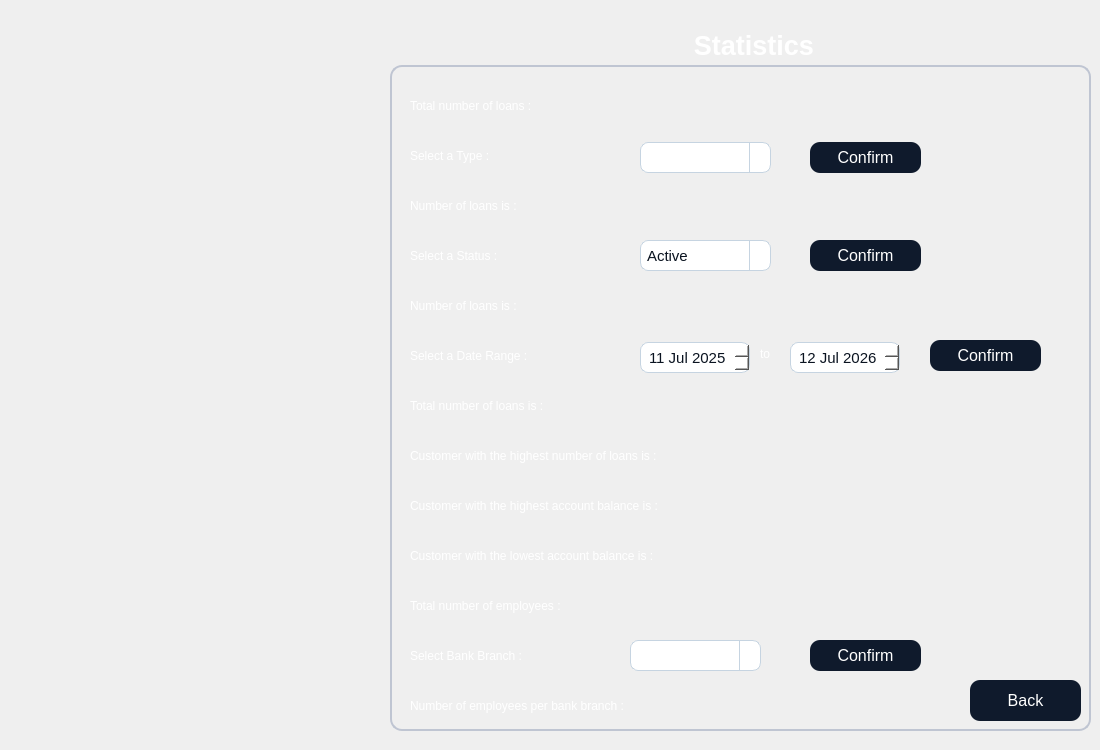
<?xml version="1.0" encoding="UTF-8"?>
<ui version="4.0">
 <class>stats</class>
 <widget class="QDialog" name="stats">
  <property name="geometry">
   <rect>
    <x>0</x>
    <y>0</y>
    <width>1100</width>
    <height>750</height>
   </rect>
  </property>
  <property name="windowTitle">
   <string>Dialog</string>
  </property>
  <property name="styleSheet">
   <string notr="true">QTableWidget {
    background-color: #1A2236;
    color: #FFFFFF;
    border: 1px solid #3A3F58;
    gridline-color: #3A3F58;
    font-family: &quot;Inter&quot;;
    font-size: 10pt;
    border-radius: 8px;
    selection-background-color: #0F5FFF;
    selection-color: #FFFFFF;
}

QHeaderView::section {
    background-color: #0F1A2C;
    color: #FFFFFF;
    border: 1px solid #3A3F58;
    padding: 4px;
    font-family: &quot;Montserrat SemiBold&quot;;
    font-size: 10pt;
}

QTableWidget::item:selected {
    background-color: #0F5FFF;
    color: #FFFFFF;
}
QGroupBox {
    border: 1.5px solid #BFC5D2;
    border-radius: 12px;
    margin-top: 25px;
    color: white;
    font-family: &quot;Segoe UI Semibold&quot;;
    font-size: 14pt;
}

QGroupBox::title {
    subcontrol-origin: margin;
    padding: 4px 10px;
}
QPushButton {
    background-color: #0F1A2C;
    color: #FFFFFF;
	border-color: rgb(0, 0, 0);
    border-radius: 10px;
    font-family: &quot;Montserrat SemiBold&quot;;
    font-size: 12pt;
    padding: 6px 12px;
}

QPushButton:hover {
    background-color: #1A2942;
}

QPushButton:pressed {
    background-color: #09111A;
}
QLineEdit {
    background-color: #FFFFFF;
    border: 1px solid #C6D4E1;
    border-radius: 8px;
    padding: 6px;
    color: #0A1320;
    font-family: &quot;Inter&quot;;
    font-size: 11pt;
}

QLineEdit:focus {
    border: 1px solid #00B4FF;
    background-color: #F8FBFF;
}
QComboBox {
    background-color: #FFFFFF;
    border: 1px solid #C6D4E1;
    border-radius: 8px;
    padding: 6px;
    color: #0A1320;
    font-family: &quot;Inter&quot;;
    font-size: 11pt;
}

QComboBox:focus {
    border: 1px solid #00B4FF;
    background-color: #F8FBFF;
}

QComboBox::drop-down {
    subcontrol-origin: padding;
    subcontrol-position: top right;
    width: 20px;
    border-left: 1px solid #C6D4E1;
}

QComboBox::down-arrow {
    
	image: url(:/new/prefix1/icon.png);
    width: 12px;
    height: 12px;
}
QDateEdit {
    background-color: #FFFFFF;
    border: 1px solid #C6D4E1;
    border-radius: 8px;
    padding: 6px;
    color: #0A1320;
    font-family: &quot;Inter&quot;;
    font-size: 11pt;
}

QDateEdit:focus {
    border: 1px solid #00B4FF;
    background-color: #F8FBFF;
}

QDateEdit::drop-down {
    subcontrol-origin: padding;
    subcontrol-position: top right;
    width: 20px;
    border-left: 1px solid #C6D4E1;
}

QDateEdit::down-arrow {
    image: url(:/new/prefix1/icon.png);
    width: 12px;
    height: 12px;
}
QDateEdit::up-arrow {
    
	image: url(:/new/prefix1/icon3.webp);
    width: 12px;
    height: 12px;
}

QTabWidget::pane {
    border: 1px solid #3A3F58;
    border-radius: 8px;
    background-color: #1A2236;
}

QTabBar::tab {
    background: #0F1A2C;
    color: #FFFFFF;
    border: 1px solid #3A3F58;
    border-bottom: none;
    border-top-left-radius: 8px;
    border-top-right-radius: 8px;
    padding: 8px 16px;
    font-family: &quot;Montserrat SemiBold&quot;;
    font-size: 10pt;
}

QTabBar::tab:selected {
    background: #0F5FFF;
    color: #FFFFFF;
}

QTabBar::tab:hover {
    background: #1A2942;
}</string>
  </property>
  <widget class="QLabel" name="label">
   <property name="geometry">
    <rect>
     <x>0</x>
     <y>0</y>
     <width>1100</width>
     <height>750</height>
    </rect>
   </property>
   <property name="styleSheet">
    <string notr="true">image: url(:/new/prefix1/bg.jpg);</string>
   </property>
   <property name="text">
    <string/>
   </property>
  </widget>
  <widget class="QGroupBox" name="groupBox">
   <property name="geometry">
    <rect>
     <x>390</x>
     <y>40</y>
     <width>701</width>
     <height>691</height>
    </rect>
   </property>
   <property name="title">
    <string/>
   </property>
   <widget class="QLabel" name="label_2">
    <property name="geometry">
     <rect>
      <x>20</x>
      <y>50</y>
      <width>221</width>
      <height>31</height>
     </rect>
    </property>
    <property name="styleSheet">
     <string notr="true">color: rgb(255, 255, 255);
font: 700 14pt &quot;Segoe UI&quot;;</string>
    </property>
    <property name="text">
     <string>Total number of loans :</string>
    </property>
   </widget>
   <widget class="QLabel" name="label_3">
    <property name="geometry">
     <rect>
      <x>20</x>
      <y>150</y>
      <width>191</width>
      <height>31</height>
     </rect>
    </property>
    <property name="styleSheet">
     <string notr="true">color: rgb(255, 255, 255);
font: 700 14pt &quot;Segoe UI&quot;;</string>
    </property>
    <property name="text">
     <string>Number of loans is :</string>
    </property>
   </widget>
   <widget class="QLabel" name="label_4">
    <property name="geometry">
     <rect>
      <x>20</x>
      <y>250</y>
      <width>251</width>
      <height>31</height>
     </rect>
    </property>
    <property name="styleSheet">
     <string notr="true">color: rgb(255, 255, 255);
font: 700 14pt &quot;Segoe UI&quot;;</string>
    </property>
    <property name="text">
     <string>Number of loans is :</string>
    </property>
   </widget>
   <widget class="QLabel" name="label_8">
    <property name="geometry">
     <rect>
      <x>20</x>
      <y>350</y>
      <width>241</width>
      <height>31</height>
     </rect>
    </property>
    <property name="styleSheet">
     <string notr="true">color: rgb(255, 255, 255);
font: 700 14pt &quot;Segoe UI&quot;;</string>
    </property>
    <property name="text">
     <string>Total number of loans is :</string>
    </property>
   </widget>
   <widget class="QLabel" name="label_9">
    <property name="geometry">
     <rect>
      <x>20</x>
      <y>300</y>
      <width>221</width>
      <height>31</height>
     </rect>
    </property>
    <property name="styleSheet">
     <string notr="true">color: rgb(255, 255, 255);
font: 700 14pt &quot;Segoe UI&quot;;</string>
    </property>
    <property name="text">
     <string>Select a Date Range :</string>
    </property>
   </widget>
   <widget class="QLabel" name="label_10">
    <property name="geometry">
     <rect>
      <x>20</x>
      <y>400</y>
      <width>431</width>
      <height>31</height>
     </rect>
    </property>
    <property name="styleSheet">
     <string notr="true">color: rgb(255, 255, 255);
font: 700 14pt &quot;Segoe UI&quot;;</string>
    </property>
    <property name="text">
     <string>Customer with the highest number of loans is :</string>
    </property>
   </widget>
   <widget class="QLabel" name="label_11">
    <property name="geometry">
     <rect>
      <x>20</x>
      <y>100</y>
      <width>181</width>
      <height>31</height>
     </rect>
    </property>
    <property name="styleSheet">
     <string notr="true">color: rgb(255, 255, 255);
font: 700 14pt &quot;Segoe UI&quot;;</string>
    </property>
    <property name="text">
     <string>Select a Type :</string>
    </property>
   </widget>
   <widget class="QComboBox" name="box1">
    <property name="geometry">
     <rect>
      <x>250</x>
      <y>102</y>
      <width>131</width>
      <height>31</height>
     </rect>
    </property>
   </widget>
   <widget class="QPushButton" name="c1">
    <property name="geometry">
     <rect>
      <x>420</x>
      <y>102</y>
      <width>111</width>
      <height>31</height>
     </rect>
    </property>
    <property name="text">
     <string>Confirm</string>
    </property>
   </widget>
   <widget class="QLabel" name="l2">
    <property name="geometry">
     <rect>
      <x>230</x>
      <y>150</y>
      <width>71</width>
      <height>31</height>
     </rect>
    </property>
    <property name="styleSheet">
     <string notr="true">font: 700 12pt &quot;Segoe UI&quot;;
color: rgb(170, 0, 127);</string>
    </property>
    <property name="text">
     <string/>
    </property>
   </widget>
   <widget class="QLabel" name="label_13">
    <property name="geometry">
     <rect>
      <x>20</x>
      <y>200</y>
      <width>221</width>
      <height>31</height>
     </rect>
    </property>
    <property name="styleSheet">
     <string notr="true">color: rgb(255, 255, 255);
font: 700 14pt &quot;Segoe UI&quot;;</string>
    </property>
    <property name="text">
     <string>Select a Status :</string>
    </property>
   </widget>
   <widget class="QComboBox" name="box2">
    <property name="geometry">
     <rect>
      <x>250</x>
      <y>200</y>
      <width>131</width>
      <height>31</height>
     </rect>
    </property>
    <item>
     <property name="text">
      <string>Active</string>
     </property>
    </item>
    <item>
     <property name="text">
      <string>Closed</string>
     </property>
    </item>
   </widget>
   <widget class="QPushButton" name="c2">
    <property name="geometry">
     <rect>
      <x>420</x>
      <y>200</y>
      <width>111</width>
      <height>31</height>
     </rect>
    </property>
    <property name="text">
     <string>Confirm</string>
    </property>
   </widget>
   <widget class="QLabel" name="l3">
    <property name="geometry">
     <rect>
      <x>240</x>
      <y>250</y>
      <width>51</width>
      <height>31</height>
     </rect>
    </property>
    <property name="styleSheet">
     <string notr="true">font: 700 12pt &quot;Segoe UI&quot;;
color: rgb(170, 0, 127);</string>
    </property>
    <property name="text">
     <string/>
    </property>
   </widget>
   <widget class="QDateEdit" name="db">
    <property name="geometry">
     <rect>
      <x>250</x>
      <y>302</y>
      <width>110</width>
      <height>31</height>
     </rect>
    </property>
    <property name="dateTime">
     <datetime>
      <hour>18</hour>
      <minute>0</minute>
      <second>0</second>
      <year>2025</year>
      <month>7</month>
      <day>11</day>
     </datetime>
    </property>
   </widget>
   <widget class="QDateEdit" name="de">
    <property name="geometry">
     <rect>
      <x>400</x>
      <y>302</y>
      <width>110</width>
      <height>31</height>
     </rect>
    </property>
    <property name="date">
     <date>
      <year>2026</year>
      <month>7</month>
      <day>12</day>
     </date>
    </property>
   </widget>
   <widget class="QLabel" name="label_15">
    <property name="geometry">
     <rect>
      <x>370</x>
      <y>298</y>
      <width>41</width>
      <height>31</height>
     </rect>
    </property>
    <property name="styleSheet">
     <string notr="true">color: rgb(255, 255, 255);
font: 700 14pt &quot;Segoe UI&quot;;</string>
    </property>
    <property name="text">
     <string>to</string>
    </property>
   </widget>
   <widget class="QPushButton" name="c3">
    <property name="geometry">
     <rect>
      <x>540</x>
      <y>300</y>
      <width>111</width>
      <height>31</height>
     </rect>
    </property>
    <property name="text">
     <string>Confirm</string>
    </property>
   </widget>
   <widget class="QLabel" name="l4">
    <property name="geometry">
     <rect>
      <x>280</x>
      <y>350</y>
      <width>101</width>
      <height>31</height>
     </rect>
    </property>
    <property name="styleSheet">
     <string notr="true">font: 700 12pt &quot;Segoe UI&quot;;
color: rgb(170, 0, 127);</string>
    </property>
    <property name="text">
     <string/>
    </property>
   </widget>
   <widget class="QLabel" name="l5">
    <property name="geometry">
     <rect>
      <x>460</x>
      <y>400</y>
      <width>221</width>
      <height>31</height>
     </rect>
    </property>
    <property name="styleSheet">
     <string notr="true">font: 700 12pt &quot;Segoe UI&quot;;
color: rgb(170, 0, 127);</string>
    </property>
    <property name="text">
     <string/>
    </property>
   </widget>
   <widget class="QLabel" name="label_18">
    <property name="geometry">
     <rect>
      <x>20</x>
      <y>450</y>
      <width>431</width>
      <height>31</height>
     </rect>
    </property>
    <property name="styleSheet">
     <string notr="true">color: rgb(255, 255, 255);
font: 700 14pt &quot;Segoe UI&quot;;</string>
    </property>
    <property name="text">
     <string>Customer with the highest account balance is :</string>
    </property>
   </widget>
   <widget class="QLabel" name="label_19">
    <property name="geometry">
     <rect>
      <x>20</x>
      <y>500</y>
      <width>431</width>
      <height>31</height>
     </rect>
    </property>
    <property name="styleSheet">
     <string notr="true">color: rgb(255, 255, 255);
font: 700 14pt &quot;Segoe UI&quot;;</string>
    </property>
    <property name="text">
     <string>Customer with the lowest account balance is :</string>
    </property>
   </widget>
   <widget class="QLabel" name="label_20">
    <property name="geometry">
     <rect>
      <x>20</x>
      <y>550</y>
      <width>431</width>
      <height>31</height>
     </rect>
    </property>
    <property name="styleSheet">
     <string notr="true">color: rgb(255, 255, 255);
font: 700 14pt &quot;Segoe UI&quot;;</string>
    </property>
    <property name="text">
     <string>Total number of employees :</string>
    </property>
   </widget>
   <widget class="QLabel" name="label_21">
    <property name="geometry">
     <rect>
      <x>20</x>
      <y>650</y>
      <width>431</width>
      <height>31</height>
     </rect>
    </property>
    <property name="styleSheet">
     <string notr="true">color: rgb(255, 255, 255);
font: 700 14pt &quot;Segoe UI&quot;;</string>
    </property>
    <property name="text">
     <string>Number of employees per bank branch :</string>
    </property>
   </widget>
   <widget class="QLabel" name="l6">
    <property name="geometry">
     <rect>
      <x>470</x>
      <y>450</y>
      <width>221</width>
      <height>31</height>
     </rect>
    </property>
    <property name="styleSheet">
     <string notr="true">font: 700 12pt &quot;Segoe UI&quot;;
color: rgb(170, 0, 127);</string>
    </property>
    <property name="text">
     <string/>
    </property>
   </widget>
   <widget class="QLabel" name="l7">
    <property name="geometry">
     <rect>
      <x>480</x>
      <y>490</y>
      <width>211</width>
      <height>41</height>
     </rect>
    </property>
    <property name="styleSheet">
     <string notr="true">font: 700 12pt &quot;Segoe UI&quot;;
color: rgb(170, 0, 127);</string>
    </property>
    <property name="text">
     <string/>
    </property>
   </widget>
   <widget class="QLabel" name="l8">
    <property name="geometry">
     <rect>
      <x>300</x>
      <y>550</y>
      <width>61</width>
      <height>31</height>
     </rect>
    </property>
    <property name="styleSheet">
     <string notr="true">font: 700 12pt &quot;Segoe UI&quot;;
color: rgb(170, 0, 127);</string>
    </property>
    <property name="text">
     <string/>
    </property>
   </widget>
   <widget class="QLabel" name="l9">
    <property name="geometry">
     <rect>
      <x>410</x>
      <y>650</y>
      <width>71</width>
      <height>31</height>
     </rect>
    </property>
    <property name="styleSheet">
     <string notr="true">font: 700 12pt &quot;Segoe UI&quot;;
color: rgb(170, 0, 127);</string>
    </property>
    <property name="text">
     <string/>
    </property>
   </widget>
   <widget class="QLabel" name="l1">
    <property name="geometry">
     <rect>
      <x>260</x>
      <y>50</y>
      <width>71</width>
      <height>31</height>
     </rect>
    </property>
    <property name="styleSheet">
     <string notr="true">font: 700 12pt &quot;Segoe UI&quot;;
color: rgb(170, 0, 127);</string>
    </property>
    <property name="text">
     <string/>
    </property>
   </widget>
   <widget class="QLabel" name="label_22">
    <property name="geometry">
     <rect>
      <x>20</x>
      <y>600</y>
      <width>221</width>
      <height>31</height>
     </rect>
    </property>
    <property name="styleSheet">
     <string notr="true">color: rgb(255, 255, 255);
font: 700 14pt &quot;Segoe UI&quot;;</string>
    </property>
    <property name="text">
     <string>Select Bank Branch :</string>
    </property>
   </widget>
   <widget class="QComboBox" name="box3">
    <property name="geometry">
     <rect>
      <x>240</x>
      <y>600</y>
      <width>131</width>
      <height>31</height>
     </rect>
    </property>
   </widget>
   <widget class="QPushButton" name="c4">
    <property name="geometry">
     <rect>
      <x>420</x>
      <y>600</y>
      <width>111</width>
      <height>31</height>
     </rect>
    </property>
    <property name="text">
     <string>Confirm</string>
    </property>
   </widget>
   <widget class="QPushButton" name="back">
    <property name="geometry">
     <rect>
      <x>580</x>
      <y>640</y>
      <width>111</width>
      <height>41</height>
     </rect>
    </property>
    <property name="text">
     <string>Back</string>
    </property>
   </widget>
  </widget>
  <widget class="QLabel" name="label_12">
   <property name="geometry">
    <rect>
     <x>620</x>
     <y>20</y>
     <width>261</width>
     <height>51</height>
    </rect>
   </property>
   <property name="styleSheet">
    <string notr="true">color: #FFFFFF; 
font-family: &quot;Montserrat SemiBold&quot;; 
font-size: 20pt;
font-weight: 700; 
padding: 4px 0;</string>
   </property>
   <property name="text">
    <string>&lt;html&gt;&lt;head/&gt;&lt;body&gt;&lt;p align=&quot;center&quot;&gt;Statistics&lt;/p&gt;&lt;/body&gt;&lt;/html&gt;</string>
   </property>
  </widget>
 </widget>
 <resources/>
 <connections/>
</ui>
